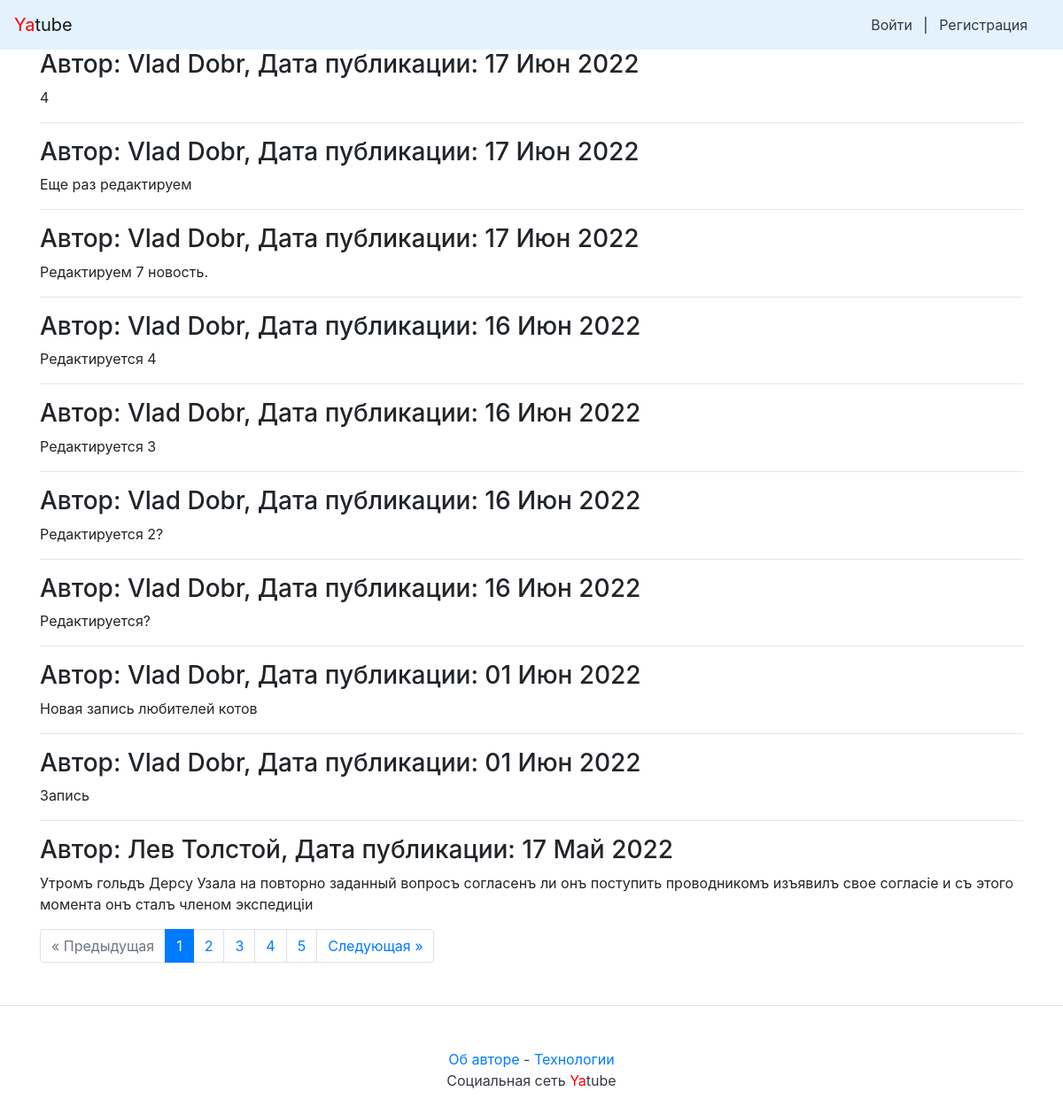
/, run on an earlier commit of the app's database.
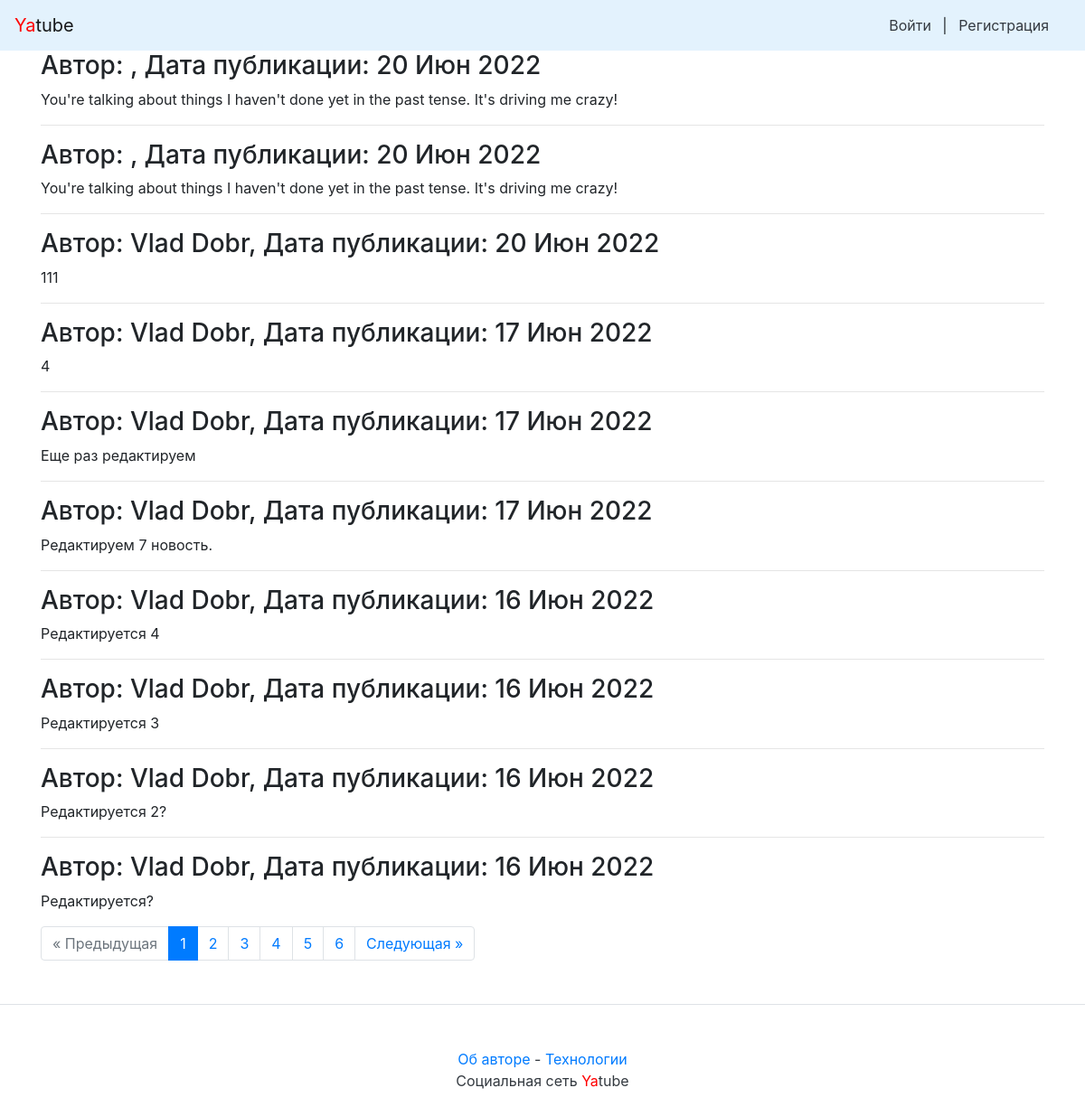
And on a later commit of the database.
### posts/models.py (models this page shows, shortened)
class Post(models.Model):
    text = models.TextField(verbose_name='Текст записи')
    pub_date = models.DateTimeField("date published", auto_now_add=True)
    author = models.ForeignKey(User, on_delete=models.CASCADE, related_name="posts")
    group = models.ForeignKey(Group, on_delete=models.SET_NULL, related_name="posts",
                              blank=True, null=True, verbose_name='Группа')

### posts/views.py (the view)
# urls.py: path("", views.index, name="index"),
def index(request):
    post_list = Post.objects.order_by('-pub_date').all()  # [:11]
    paginator = Paginator(post_list, 10)
    page_number = request.GET.get('page')  # переменная в URL с номером запрошенной страницы
    page = paginator.get_page(page_number)  # получить записи с нужным смещением
    context = {'page': page, 'paginator': paginator}
    response = render(request, "index.html", context)
    return response

### templates/index.html (shortened to what this page needs)
{% extends "base.html" %}
{% block content %}
{% for post in page %}
<h3>
    Автор: {{ post.author.get_full_name }}, Дата публикации: {{ post.pub_date|date:"d M Y" }}
</h3>
<p>{{ post.text|linebreaksbr }}</p>
{% if not forloop.last %}<hr>{% endif %}
{% endfor %}
{% if page.has_other_pages %}
    {% include "paginator.html" with items=page paginator=paginator %}
{% endif %}
{% endblock %}

What changed in the data, as far as the page shows it:
no longer on this page (row unchanged): Post: author.get_full_name "Vlad Dobr", pub_date "01 Июн 2022", text "Новая запись любителей котов"
no longer on this page (row unchanged): Post: author.get_full_name "Vlad Dobr", pub_date "01 Июн 2022", text "Запись"
no longer on this page (row unchanged): Post: author.get_full_name "Лев Толстой", pub_date "17 Май 2022", text "Утромъ гольдъ Дерсу Узала на повторно заданный вопросъ согласенъ ли онъ поступить проводникомъ изъявилъ свое согласіе и съ этого момента онъ сталъ членом экспедиціи"
added Post: pub_date "20 Июн 2022", text "You're talking about things I haven't done yet in the past tense. It's driving me crazy!"
added Post: pub_date "20 Июн 2022", text "You're talking about things I haven't done yet in the past tense. It's driving me crazy!"
added Post: author.get_full_name "Vlad Dobr", pub_date "20 Июн 2022", text "111"
Also different on the page:
new list line: "6"
